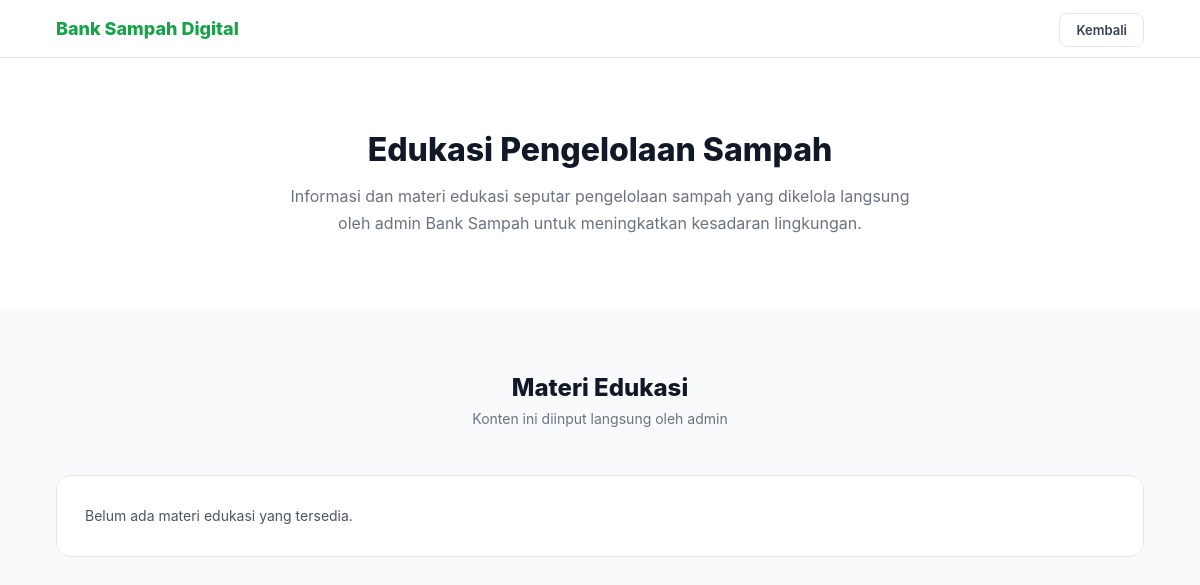
Page /edukasi.php on the earlier database version.
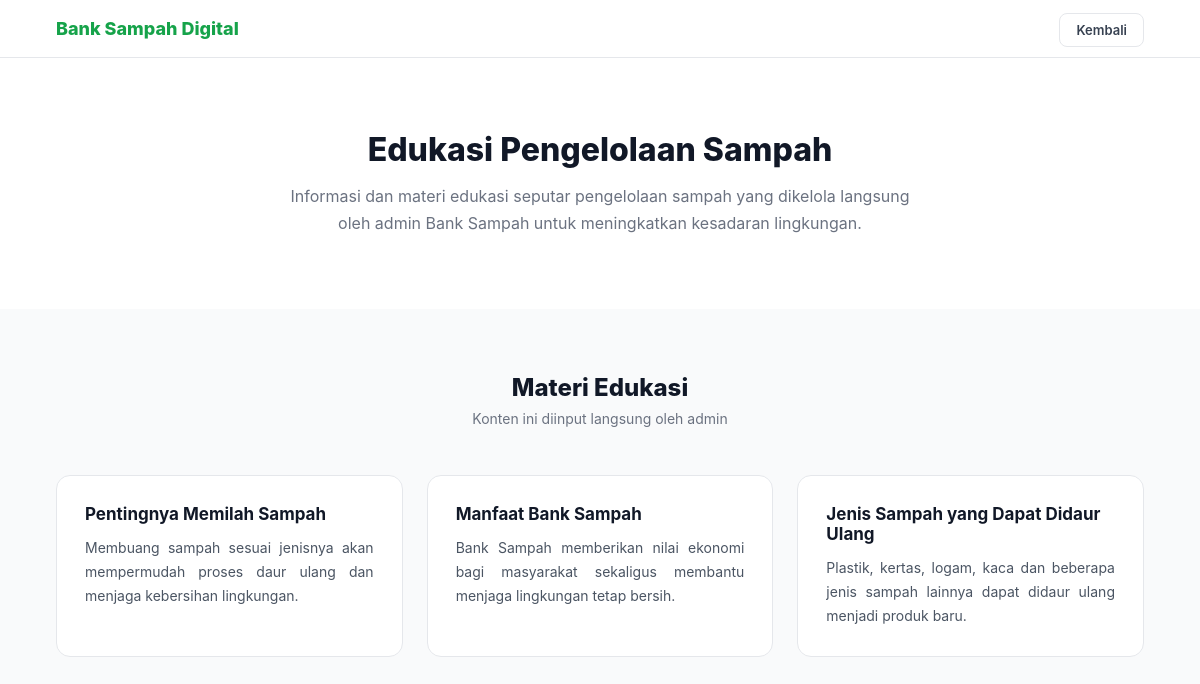
Same page on the later database version.
### tables this page shows
CREATE TABLE edukasi (
    id INT AUTO_INCREMENT PRIMARY KEY,
    judul VARCHAR(255) NOT NULL,
    isi TEXT NOT NULL,
    created_at TIMESTAMP DEFAULT CURRENT_TIMESTAMP
);

### edukasi.php (the view, shortened to what this page needs)
<?php
include 'includes/config.php';
$edukasi = mysqli_query($conn,"
    SELECT * FROM edukasi
    ORDER BY created_at DESC
");
?>
<!DOCTYPE html>
<html lang="id">
<head>
</head>
<body>
<div class="header">
  <div class="logo">Bank Sampah Digital</div>
  <div class="nav">
    <a href="index.php">Kembali</a>
  </div>
</div>
<section class="hero">
  <h1>Edukasi Pengelolaan Sampah</h1>
  <p>
    Informasi dan materi edukasi seputar pengelolaan sampah yang dikelola
    langsung oleh admin Bank Sampah untuk meningkatkan kesadaran lingkungan.
  </p>
</section>
<section class="section">
  <h2>Materi Edukasi</h2>
  <p class="sub">Konten ini diinput langsung oleh admin</p>
  <div class="cards">
    <?php if(mysqli_num_rows($edukasi) > 0): ?>
      <?php while($e = mysqli_fetch_assoc($edukasi)): ?>
        <div class="card">
          <h3><?= htmlspecialchars($e['judul']) ?></h3>
          <p><?= nl2br(htmlspecialchars($e['isi'])) ?></p>
        </div>
      <?php endwhile; ?>
    <?php else: ?>
      <div class="card">
        <p>Belum ada materi edukasi yang tersedia.</p>
      </div>
    <?php endif; ?>
  </div>
</section>
</body>
</html>

### edukasi.php (style rules this page uses)
* { margin:0;padding:0;box-sizing:border-box }
body { font-family:Inter,system-ui,Arial,sans-serif; background:#f9fafb; color:#111827; }
a { text-decoration:none }
:root { --primary:#16a34a; --muted:#6b7280; --border:#e5e7eb; --card:#ffffff; }
.header { background:#fff; border-bottom:1px solid var(--border); padding:18px 56px; display:flex; justify-content:space-between; align-items:center; animation:fadeUp .6s ease; }
.logo { font-weight:800; font-size:18px; color:var(--primary); }
.nav a { margin-left:12px; padding:8px 16px; font-size:13px; font-weight:600; border-radius:8px; border:1px solid var(--border); color:#374151; }
.hero { background:#ffffff; padding:72px 56px; text-align:center; animation:fadeUp .8s ease; }
.hero h1 { font-size:32px; font-weight:800; margin-bottom:14px; }
.hero p { max-width:620px; margin:0 auto; color:var(--muted); line-height:1.7; }
.section { padding:64px 56px; }
.section h2 { text-align:center; font-size:24px; font-weight:800; margin-bottom:8px; animation:fadeUp .8s ease; }
.section .sub { text-align:center; font-size:14px; color:var(--muted); margin-bottom:48px; animation:fadeUp .9s ease; }
.cards { max-width:1100px; margin:auto; display:grid; grid-template-columns:repeat(auto-fit,minmax(300px,1fr)); gap:24px; }
.card { background:var(--card); border:1px solid var(--border); border-radius:14px; padding:28px; opacity:0; animation:fadeUp .7s ease forwards; }
.card:nth-child(1) { animation-delay:.1s }
.card:nth-child(2) { animation-delay:.2s }
.card:nth-child(3) { animation-delay:.3s }
.card h3 { font-size:17px; font-weight:700; margin-bottom:12px; }
.card p { font-size:14px; color:#4b5563; line-height:1.7; text-align:justify; }

Differences in the rows shown:
added edukasi: judul "Pentingnya Memilah Sampah", isi "Membuang sampah sesuai jenisnya akan mempermudah proses daur ulang dan menjaga kebersihan lingkungan."
added edukasi: judul "Manfaat Bank Sampah", isi "Bank Sampah memberikan nilai ekonomi bagi masyarakat sekaligus membantu menjaga lingkungan tetap bersih."
added edukasi: judul "Jenis Sampah yang Dapat Didaur Ulang", isi "Plastik, kertas, logam, kaca dan beberapa jenis sampah lainnya dapat didaur ulang menjadi produk baru."
Other differences:
text no longer shown: "Belum ada materi edukasi yang tersedia."
